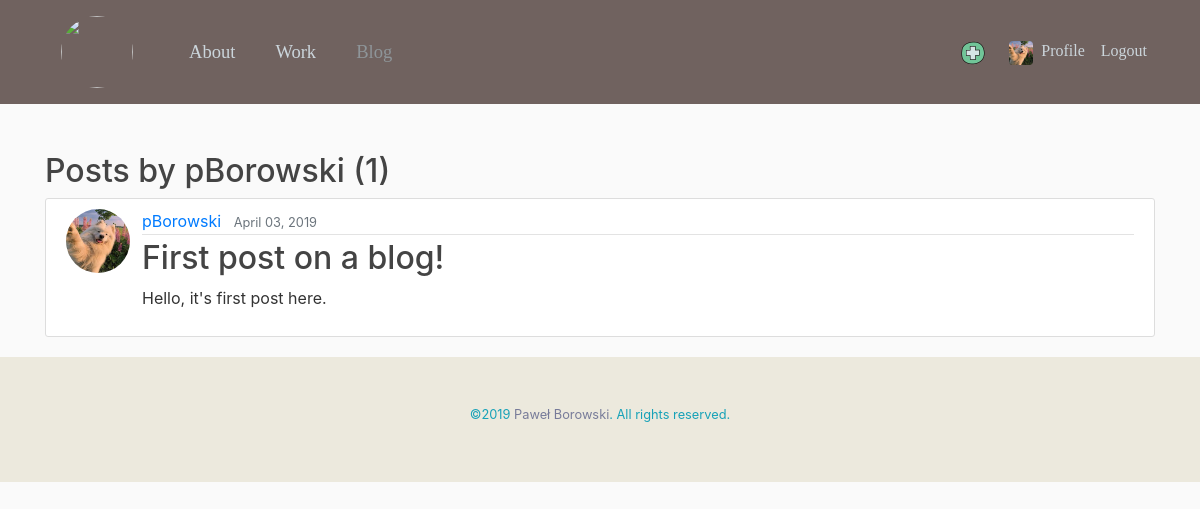
Page /blog/user/pBorowski (signed in) on the committed database.
### users/models.py (models this page shows, shortened)
class Profile(models.Model):
    user = models.OneToOneField(User, on_delete=models.CASCADE)
    image = models.ImageField(default='default.jpg', upload_to='profile_pics')

### blog/models.py (models this page shows, shortened)
class Post(models.Model):
    title = models.CharField(max_length=100)
    content = models.TextField()
    date_posted = models.DateTimeField(default=timezone.now)
    author = models.ForeignKey(User, on_delete=models.CASCADE)

### blog/views.py (the view)
# urls.py: path('user/<str:username>', UserPostListView.as_view(), name="user-posts"),
class UserPostListView(ListView):
    model = Post
    template_name = 'blog/user_posts.html'    # <app>/<model>_<viewtype>.html
    context_object_name = 'posts'
    paginate_by = 5
    def get_queryset(self):
        user = get_object_or_404(User, username=self.kwargs.get('username'))
        return Post.objects.filter(author=user).order_by('-date_posted')

### blog/templates/blog/user_posts.html (shortened to what this page needs)
{% extends "main.html" %}
{% block content %}
    <h2>Posts by {{ view.kwargs.username }} ({{ page_obj.paginator.count }})</h2>
    {% for post in posts %}
      <article class="media content-section">
        <img class="rounded-circle account-img-post" src="{{ post.author.profile.image.url }}">
        <div class="media-body">
          <div class="article-metadata">
            <a class="mr-2" href="{% url 'user-posts' post.author.username %}">{{ post.author }}</a>
            <small class="text-muted">{{ post.date_posted|date:"F d, Y"}}</small>
          </div>
          <h2><a class="article-title" href="{% url "post-detail" post.id %}">{{ post.title }}</a></h2>
          <p class="article-content">{{ post.content }}</p>
        </div>
      </article>
    {% endfor %}
{% endblock content %}

### blog/templates/main.html (shortened to what this page needs)
{% load static %}
<!DOCTYPE html>
<html lang="en" dir="ltr">
  <head>
    <link rel="stylesheet" href="https://maxcdn.bootstrapcdn.com/bootstrap/4.0.0/css/bootstrap.min.css">
    <link rel="stylesheet" type= 'text/css' href="{% static 'blog/main.css' %}">
  </head>
  <body>
    <header class="site-header">
      <nav class="navbar navbar-expand-md navbar-dark bg-steel" >
        <div class="container">
          <a class="nav-item nav-link" href="{% url "home" %}"><img class="rounded-circle my-logo" src="{% static "blog/profile2.svg" %}"></a>
          <div class="collapse navbar-collapse font-change" id="navbarToggle">
            <div class="navbar-nav mr-auto " style="font-size:1.16rem">
              <a class="nav-item nav-link ml-4 " href="{% url "home" %}" {% if '/work' in request.path %} {% elif '/blog' in request.path %} {% else %}style="color:#a2aaaf" {% endif %}>About</a>
              <a class="nav-item nav-link ml-4" href="{% url "work" %}" {% if '/work' in request.path %} style="color:#8e9599" {% endif %}>Work</a>
              <a class="nav-item nav-link ml-4" href="{% url "blog-home" %}" {% if '/blog' in request.path %} style="color:#8e9599" {% endif %}>Blog</a>
            </div>
            {% if '/blog' in request.path %}
            <div class="navbar-nav">
              {% if user.is_authenticated %}
                <a class="nav-item nav-link" href="{% url "post-create" %}"><img class="rounded account-img2" src="{% static "blog/new_post.png" %}"></a>
                <a class="nav-item nav-link" href="{% url "profile" %}"><img class="rounded account-img2" src=" {{ user.profile.image.url }}">Profile</a>
                <a class="nav-item nav-link" href="{% url "logout" %}">Logout</a>
              {% else %}
                <a class="nav-item nav-link" href="{% url "login" %}">Login</a>
                <a class="nav-item nav-link" href="{% url "register" %}">Register</a>
              {% endif %}
            </div>
            {% endif %}
          </div>
        </div>
      </nav>
    </header>
    <main role="main" class="container">
      <div class="row">
        <div class="col-md-12 mt-5">
              {% block content %}
              {% endblock %}
        </div>
      </div>
    </main>
    <footer class="page-footer small ">
        <div class="text-center py-5 text-info font-weight-lighter" style="background-color:#ECE9DD; height: 125px; max-width: 100%;">
            <p>©{%now "Y" %} <a style="color:#777B99" href="http://pborowskisite.herokuapp.com/">Paweł Borowski</a>. All rights reserved.</p>
        </div>
    </footer>
  </body>
</html>

### blog/static/blog/main.css (style rules this page uses)
html, body { background: #fafafa; color: #333333; width: 100%; overflow-x: hidden; }
h1, h2, h3, h4, h5, h6 { color: #444444; }
.bg-steel { background-color: #70625F; }
.site-header .navbar-nav .nav-link { color: #cbd5db }
.content-section { background: #ffffff; padding: 10px 20px; border: 1px solid #dddddd; border-radius: 3px; margin-bottom: 20px; }
.article-title { color: #444444; }
.article-content { white-space: pre-line; }
.article-metadata { padding-bottom: 1px; margin-bottom: 4px; border-bottom: 1px solid #e3e3e3 }
.account-img2 { height: 24px; width: 24px; margin-right: 8px; }
.font-change { font-family: "Calibri", Garamond, 'Comic Sans MS'; }
.my-logo { height: 72px; width: 72px; margin-right: 8px; }
.account-img-post { height: 64px; width: 64px; margin-right: 12px; }

### rows in the picture
Post: author.profile.image (picture), author "pBorowski", date_posted "April 03, 2019", title "First post on a blog!", content "Hello, it's first post here."

### other values in the picture
{{ view.kwargs.username }} "pBorowski"
{{ page_obj.paginator.count }} "1"
